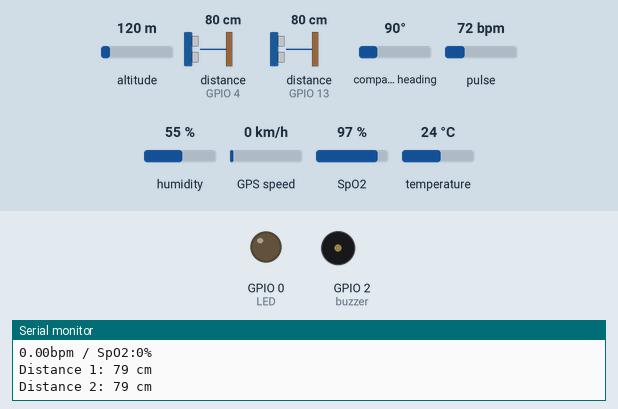
Recording of a sketch running on a simulated ESP32. Parts: output pins drawn as LEDs (lit = HIGH), buzzer (waves = sounding, pin HIGH), the last lines printed to the serial monitor. Wiring (inferred from the names in the program): 2 × ultrasonic range finder: trigger GPIO 5, echo GPIO 4 / trigger GPIO 15, echo GPIO 13. The inputs (shaded band) are chosen by the test bench; at power-on: distance to the obstacle (sensors on GPIO 4, GPIO 13) 80 cm, altitude 120 m, compass heading 90°, pulse 72 bpm, humidity 55 %, GPS speed 0 km/h, SpO2 97 %, temperature 24 °C. The echo pulse lasts 58.3 µs per cm; WiFi joins after 1.5 s; servers stay silent unless stated; the GPS gets a fix after 3 s at 37.7749, -122.4194 with 8 satellites; pins used as bus, display or sensor lines are not drawn.

Above: at 4.7 s.
4.8 s: distance to the obstacle (sensor on GPIO 4) set to 34 cm
9.2 s: distance to the obstacle (sensor on GPIO 4) set to 27 cm
At 10.5 s:
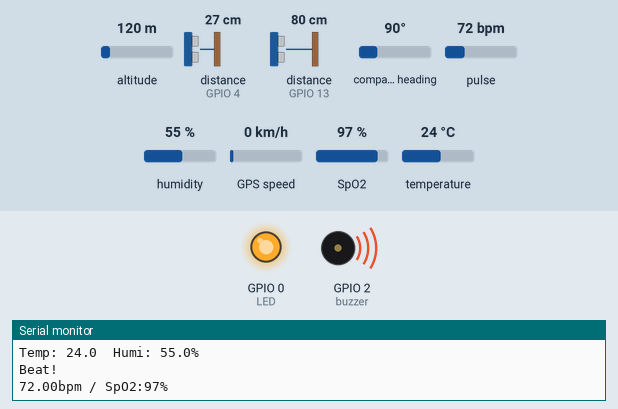
11.0 s: distance to the obstacle (sensor on GPIO 4) set to 60 cm
At 12.1 s:
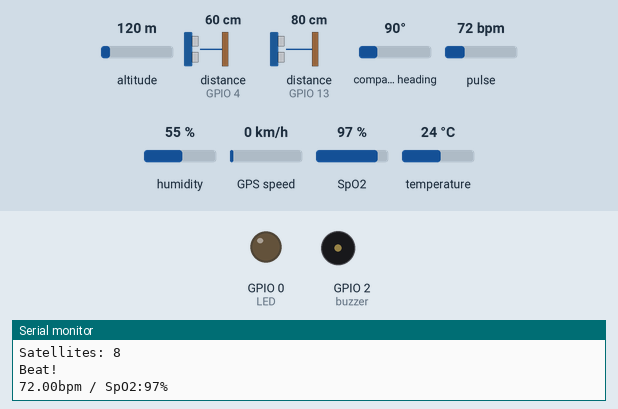
13.0 s: distance to the obstacle (sensor on GPIO 4) set to 2 cm
At 14.7 s:
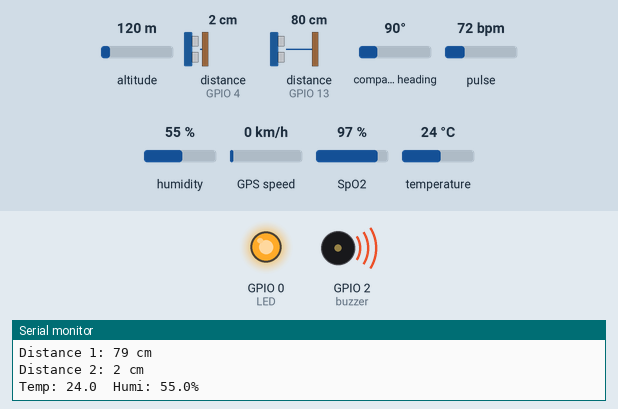
Timing chart, 0 to 16.0 s (numbered marks = the images above; inputs shaded):
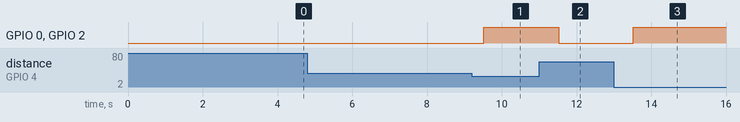

The sketch:

DHTAsyncTesterMax30100Server.ino
```cpp
#include <Arduino.h>
#include "DHT_Async.h"
#include <Wire.h>
#include "MAX30100_PulseOximeter.h"
#include <WiFi.h>
#include <WiFiClient.h>
#include <WebServer.h>
#include <ESPmDNS.h>
#include "homepage.h"

const char* ssid = "LaPhone";
const char* password = "password";
//char ssid[] = "AndroidAP";     // your network SSID (name)
//char password[] = "rzyx6826";  // your network password

WebServer server(80);

//gps files
#include <Adafruit_GPS.h>
#define GPSSerial Serial2
Adafruit_GPS GPS(&GPSSerial);
#define GPSECHO false
//variables for adding gps longitude and latitude to thingspeak
int lati_ts;
int longi_ts;
uint32_t timer = millis();


//for looping the main every 2 seconds
unsigned long previousMillis = 0; //execute the loop in void main only if the current time is - the last time readings were taken is greater than 2 seconds
const long interval = 1000; // Interval in milliseconds
/* Uncomment according to your sensortype. */
#define DHT_SENSOR_TYPE DHT_TYPE_11
//#define DHT_SENSOR_TYPE DHT_TYPE_21
//#define DHT_SENSOR_TYPE DHT_TYPE_22

static const int DHT_SENSOR_PIN = 18;
DHT_Async dht_sensor(DHT_SENSOR_PIN, DHT_SENSOR_TYPE);

#define REPORTING_PERIOD_MS 20000


float temperature;
float humidity;
float beat;

// Variables to store the duration and distance for ultrasonic sensors
long duration_1;
int distance_1; //for ultrasonic q

long duration_2;
int distance_2; //for ultrasonic 2

//variables to store dht11 readings
float temp;
float humi;

// Define the pins for the ultrasonic sensor
const int trigPin_1 = 15;
const int echoPin_1 = 13; //for ultrasonic 1, labeled with blue on board

const int trigPin_2 = 5;
const int echoPin_2 = 4; //for ultrasonic 2, labeled with red on board

const int buzzer = 2;
const int LED = 0;


// PulseOximeter is the higher level interface to the sensor
// it offers:
//  * beat detection reporting
//  * heart rate calculation
//  * SpO2 (oxidation level) calculation
PulseOximeter pox;

uint32_t tsLastReport = 0;
void handleRoot() {

  String message = homePagePart1 + temperature + homePagePart2 + humidity + homePagePart3 + beat + homePagePart4;


  server.send(200, "text/html", message);
}
void handleNotFound() {

  String message = "File Not Found\n\n";
  message += "URI: ";
  message += server.uri();
  message += "\nMethod: ";
  message += (server.method() == HTTP_GET) ? "GET" : "POST";
  message += "\nArguments: ";
  message += server.args();
  message += "\n";
  for (uint8_t i = 0; i < server.args(); i++) {
    message += " " + server.argName(i) + ": " + server.arg(i) + "\n";
  }
  server.send(404, "text/plain", message);
}
// Callback (registered below) fired when a pulse is detected
void onBeatDetected() {
  Serial.println("\nBeat!");
  beat = pox.getHeartRate();
  Serial.print(beat);
  Serial.print("bpm / SpO2:");
  Serial.print(pox.getSpO2());
  Serial.println("%");
}

void setup() {
  Serial.begin(115200);

 delay(1000);
  WiFi.mode(WIFI_STA);
  WiFi.begin(ssid, password);
  Serial.println("");

  // Wait for connection
  while (WiFi.status() != WL_CONNECTED) {
    delay(500);
    Serial.print(".");
  }
  Serial.println("");
  Serial.print("Connected to ");
  Serial.println(ssid);
  Serial.print("IP address: ");
  Serial.println(WiFi.localIP());

  if (MDNS.begin("esp32")) {
    Serial.println("MDNS responder started");
  }
  server.on("/", handleRoot);


  server.onNotFound(handleNotFound);

  server.begin();
  Serial.println("HTTP server started");


  //configuring the different pins on the components as inputs or outputs
  pinMode(trigPin_1, OUTPUT);
  pinMode(echoPin_1, INPUT);

  pinMode(trigPin_2, OUTPUT);
  pinMode(echoPin_2, INPUT);

  pinMode(buzzer, OUTPUT);
  pinMode(LED, OUTPUT);


  // GPS
  Serial.println("Adafruit GPS library basic parsing test!");
  GPS.begin(9600);
  // uncomment this line to turn on RMC (recommended minimum) and GGA (fix data) including altitude
  GPS.sendCommand(PMTK_SET_NMEA_OUTPUT_RMCGGA);
  // uncomment this line to turn on only the "minimum recommended" data
  //GPS.sendCommand(PMTK_SET_NMEA_OUTPUT_RMCONLY);
  GPS.sendCommand(PMTK_SET_NMEA_UPDATE_1HZ); // 1 Hz update rate
  GPS.sendCommand(PGCMD_ANTENNA);
  delay(1000);
  GPSSerial.println(PMTK_Q_RELEASE);
  // The default current for the IR LED is 50mA and it could be changed
  //   by uncommenting the following line. Check MAX30100_Registers.h for all the
  //   available options.
  // pox.setIRLedCurrent(MAX30100_LED_CURR_7_6MA);

  // Register a callback for the beat detection
   Serial.print("Initializing pulse oximeter..");

  // Initialize the PulseOximeter instance
  // Failures are generally due to an improper I2C wiring, missing power supply
  // or wrong target chip
  if (!pox.begin()) {
    Serial.println("FAILED");
    for (;;)
      ;
  } else {
    Serial.println("SUCCESS");
  }
  pox.setOnBeatDetectedCallback(onBeatDetected);
 /* pox.update();

  // Asynchronously dump heart rate and oxidation levels to the serial
  // For both, a value of 0 means "invalid"
  if (millis() - tsLastReport > REPORTING_PERIOD_MS) {
    Serial.print("Heart rate:");
    beat = pox.getHeartRate();
    Serial.print(beat);
    Serial.print("bpm / SpO2:");
    Serial.print(pox.getSpO2());
    Serial.println("%");

    tsLastReport = millis();
  }

  /* Measure temperature and humidity.  If the functions returns
       true, then a measurement is available.
  if (measure_environment(&temperature, &humidity)) {
    Serial.print("T = ");
    Serial.print(temperature, 1);
    Serial.print(" deg. C, H = ");
    Serial.print(humidity, 1);
    Serial.println("%");
  }
  delay(4000);*/
}

/*
 * Poll for a measurement, keeping the state machine alive.  Returns
 * true if a measurement is available.
 */
static bool measure_environment(float* temperature, float* humidity) {
  static unsigned long measurement_timestamp = millis();

  /* Measure once every 2 seconds. */
  if (millis() - measurement_timestamp > 2000ul) {
    if (dht_sensor.measure(temperature, humidity)) {
      measurement_timestamp = millis();
      return (true);
    }
  }

  return (false);
}
/*
 * Main program loop.
 */
void loop() {
      unsigned long currentMillis = millis();
if (currentMillis - previousMillis >= interval) {

    // Save the last time we read the sensors
    previousMillis = currentMillis;

    // Measure distance for sensor 1
    ultraSonic(trigPin_1, echoPin_1, duration_1, distance_1);
    // Print the distance to the Serial Monitor
    Serial.print("\nDistance 1: ");
    Serial.print(distance_1);
    Serial.println(" cm");

    // Measure distance for sensor 2
    ultraSonic(trigPin_2, echoPin_2, duration_2, distance_2);
    // Print the distance to the Serial Monitor
    Serial.print("Distance 2: ");
    Serial.print(distance_2);
    Serial.println(" cm");

    // Control buzzer and LED
    controlBuzzer(distance_1, distance_2);
  }
  // Make sure to call update as fast as possible
  server.handleClient();
  pox.update();
  // read data from the GPS in the 'main loop'
  char c = GPS.read();
  // if you want to debug, this is a good time to do it!
  if (GPSECHO)
    if (c) Serial.print(c);
  // if a sentence is received, we can check the checksum, parse it...
  if (GPS.newNMEAreceived()) {
    // a tricky thing here is if we print the NMEA sentence, or data
    // we end up not listening and catching other sentences!
    // so be very wary if using OUTPUT_ALLDATA and trying to print out data
   // Serial.print(GPS.lastNMEA()); // this also sets the newNMEAreceived() flag to false
    if (!GPS.parse(GPS.lastNMEA())) // this also sets the newNMEAreceived() flag to false
      return; // we can fail to parse a sentence in which case we should just wait for another
  }
  // approximately every 2 seconds or so, print out the current stats
  if (millis() - timer > 2000) {

    timer = millis(); // reset the timer

    Serial.print("\nTime: ");
    if (GPS.hour < 10) { Serial.print('0'); }
    Serial.print(GPS.hour, DEC); Serial.print(':');
    if (GPS.minute < 10) { Serial.print('0'); }
    Serial.print(GPS.minute, DEC); Serial.print(':');
    if (GPS.seconds < 10) { Serial.print('0'); }
    Serial.print(GPS.seconds, DEC); Serial.print('.');
    if (GPS.milliseconds < 10) {
      Serial.print("00");
    } else if (GPS.milliseconds > 9 && GPS.milliseconds < 100) {
      Serial.print("0");
    }
    Serial.println(GPS.milliseconds);
    Serial.print("Date: ");
    Serial.print(GPS.day, DEC); Serial.print('/');
    Serial.print(GPS.month, DEC); Serial.print("/20");
    Serial.println(GPS.year, DEC);
    Serial.print("Fix: "); Serial.print((int)GPS.fix);
    Serial.print(" quality: "); Serial.println((int)GPS.fixquality);
    if (GPS.fix) {
      Serial.print("Location: ");
      Serial.print(GPS.latitude/100, 2); Serial.print(GPS.lat);
      Serial.print(", ");
      Serial.print(-GPS.longitude/100, 2); Serial.println(GPS.lon);
      //Serial.print("Speed (knots): "); Serial.println(GPS.speed);
      //Serial.print("Angle: "); Serial.println(GPS.angle);
     // Serial.print("Altitude: "); Serial.println(GPS.altitude);
      Serial.print("Satellites: "); Serial.println((int)GPS.satellites);

      //thingspeak values for longitude and latitude
      lati_ts = GPS.latitude/100;
      longi_ts = -GPS.longitude/100;

    }
  }

  // Asynchronously dump heart rate and oxidation levels to the serial
  // For both, a value of 0 means "invalid"
  if (millis() - tsLastReport > REPORTING_PERIOD_MS) {
  //  Serial.print("Heart rate:");


    tsLastReport = millis();
  }

  /* Measure temperature and humidity.  If the functions returns
       true, then a measurement is available. */
  if (measure_environment(&temperature, &humidity)) {
    Serial.print("\nTemp: ");
    Serial.print(temperature, 1);
    Serial.print("  Humi: ");
    Serial.print(humidity, 1);
    Serial.println("%");
  }
}


//fucntion allows for the 2 ultrasonics to be able to be read
void ultraSonic(int trig, int echo, long &duration, int &distance) {
  digitalWrite(trig, LOW);
  delayMicroseconds(2);
  digitalWrite(trig, HIGH);
  delayMicroseconds(10);
  digitalWrite(trig, LOW);
  duration = pulseIn(echo, HIGH);
  distance = duration * 0.0343 / 2;
}


void controlBuzzer(int dist_1, int dist_2) {
  if (dist_1 < 30 || dist_2 < 30) {
    digitalWrite(buzzer, HIGH);
    digitalWrite(LED, HIGH);
  } else {
    digitalWrite(buzzer, LOW);
    digitalWrite(LED, LOW);
  }
}
```

homepage.h
```cpp
// To create literal strings stored in flash memory enclose your HTML code between
// F(R"=====( HTML code here )=====");
// If you have 1 reading then you probably have 2 literal strings
// If you have 2 readings then you probably have 3 literal strings etc.

String homePagePart1 = F(R"=====(<!DOCTYPE html>
<html lang="en" > <!-- Needed for Screenreaders !-->
<head>
<!-- UTF-8 character set covers most characters in the world -->
  <meta charset="utf-8">
  <!-- Make page respond to screen size !-->
  <meta name="viewport" content="width=device-width, initial-scale=1, viewport-fit=cover">
  <meta http-equiv="refresh" content="30">
<!--Include a Title. Used by Search Engines -->
<title> Temperature Reading WebServer </title>
<style>

   <!--choose good contrast between background and foreground colours -->
   body {
	background-color: DodgerBlue;
	}
	.flex-Container{
        display: flex;
        flex-direction: column;
        background-color: DodgerBlue;
        align-items: center;
      }
    h1{
    font: bold;
    font-size: 40px;
    font-family: Arial;
    color: navy;
	text-align: center;
  }
  p{
    font-size: 25px;
    font-family: Arial;
    color: navy;
	text-align: center;
   }
  th, td {
    font-size: 25px;
    padding: 8px;
    text-align: left;
    border-bottom: 1px solid #ddd;
}
</style>
</head>
	<body>
		<div class="flex-Container">
		<h1> Temperature Example Website </h1>


		<p>Welcome to my website displaying the temperature in ATU</p>

		<table>
        <tr>
          <th>Sensor</th>
          <th>Value</th>
          <th>Unit</th>
        </tr>
        <tr>
          <td>Temperature</td>
          <td>  )=====");
String homePagePart2 = F(R"=====(</td>
         <td>Degree Cel</td>
        </tr>
		<tr>
          <td>Relative Humidity</td>
          <td> )=====");
String homePagePart3 = F(R"=====(</td>
         <td>%</td>
        </tr>
		<tr>
          <td>Heart Rate</td>
          <td> )=====");

String homePagePart4 = F(R"=====(</td>
         <td>Beats per minute</td>
        </tr>
      </table>
     </div>
	</body>
</html>)=====");
```

Measured:
- the behaviour switches between 31 and 30 cm on distance to the obstacle (sensor on GPIO 4) (found by bisection; images 0 and 1)
- after the input at 9.2 s, GPIO 0 (LED), GPIO 2 (buzzer): LOW → HIGH after 0.32 s
- after the input at 11.0 s, GPIO 0 (LED), GPIO 2 (buzzer): HIGH → LOW after 0.52 s
- after the input at 13.0 s, GPIO 0 (LED), GPIO 2 (buzzer): LOW → HIGH after 0.52 s
